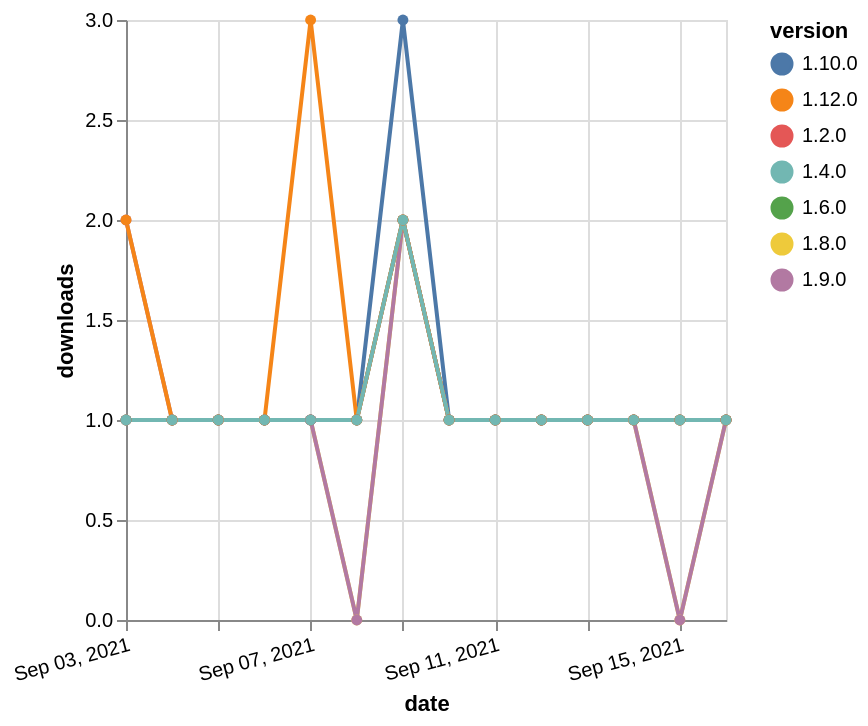

Express this chart as Vega-Lite.
### Vega-Lite specification from a JSON file in a GitHub repository (floating-point values rounded to 4 significant figures)
{"$schema": "https://vega.github.io/schema/vega-lite/v5.json", "description": "A simple bar chart with embedded data.", "data": {"values": [{"date": "2021-09-03", "total": 177, "delta": 1, "version": "1.6.0"}, {"date": "2021-09-04", "total": 178, "delta": 1, "version": "1.6.0"}, {"date": "2021-09-05", "total": 179, "delta": 1, "version": "1.6.0"}, {"date": "2021-09-06", "total": 180, "delta": 1, "version": "1.6.0"}, {"date": "2021-09-07", "total": 181, "delta": 1, "version": "1.6.0"}, {"date": "2021-09-08", "total": 182, "delta": 1, "version": "1.6.0"}, {"date": "2021-09-09", "total": 184, "delta": 2, "version": "1.6.0"}, {"date": "2021-09-10", "total": 185, "delta": 1, "version": "1.6.0"}, {"date": "2021-09-11", "total": 186, "delta": 1, "version": "1.6.0"}, {"date": "2021-09-12", "total": 187, "delta": 1, "version": "1.6.0"}, {"date": "2021-09-13", "total": 188, "delta": 1, "version": "1.6.0"}, {"date": "2021-09-14", "total": 189, "delta": 1, "version": "1.6.0"}, {"date": "2021-09-15", "total": 190, "delta": 1, "version": "1.6.0"}, {"date": "2021-09-16", "total": 191, "delta": 1, "version": "1.6.0"}, {"date": "2021-09-03", "total": 143, "delta": 1, "version": "1.8.0"}, {"date": "2021-09-04", "total": 144, "delta": 1, "version": "1.8.0"}, {"date": "2021-09-05", "total": 145, "delta": 1, "version": "1.8.0"}, {"date": "2021-09-06", "total": 146, "delta": 1, "version": "1.8.0"}, {"date": "2021-09-07", "total": 147, "delta": 1, "version": "1.8.0"}, {"date": "2021-09-08", "total": 147, "delta": 0, "version": "1.8.0"}, {"date": "2021-09-09", "total": 149, "delta": 2, "version": "1.8.0"}, {"date": "2021-09-10", "total": 150, "delta": 1, "version": "1.8.0"}, {"date": "2021-09-11", "total": 151, "delta": 1, "version": "1.8.0"}, {"date": "2021-09-12", "total": 152, "delta": 1, "version": "1.8.0"}, {"date": "2021-09-13", "total": 153, "delta": 1, "version": "1.8.0"}, {"date": "2021-09-14", "total": 154, "delta": 1, "version": "1.8.0"}, {"date": "2021-09-15", "total": 154, "delta": 0, "version": "1.8.0"}, {"date": "2021-09-16", "total": 155, "delta": 1, "version": "1.8.0"}, {"date": "2021-09-03", "total": 140, "delta": 2, "version": "1.9.0"}, {"date": "2021-09-04", "total": 141, "delta": 1, "version": "1.9.0"}, {"date": "2021-09-05", "total": 142, "delta": 1, "version": "1.9.0"}, {"date": "2021-09-06", "total": 143, "delta": 1, "version": "1.9.0"}, {"date": "2021-09-07", "total": 144, "delta": 1, "version": "1.9.0"}, {"date": "2021-09-08", "total": 144, "delta": 0, "version": "1.9.0"}, {"date": "2021-09-09", "total": 146, "delta": 2, "version": "1.9.0"}, {"date": "2021-09-10", "total": 147, "delta": 1, "version": "1.9.0"}, {"date": "2021-09-11", "total": 148, "delta": 1, "version": "1.9.0"}, {"date": "2021-09-12", "total": 149, "delta": 1, "version": "1.9.0"}, {"date": "2021-09-13", "total": 150, "delta": 1, "version": "1.9.0"}, {"date": "2021-09-14", "total": 151, "delta": 1, "version": "1.9.0"}, {"date": "2021-09-15", "total": 151, "delta": 0, "version": "1.9.0"}, {"date": "2021-09-16", "total": 152, "delta": 1, "version": "1.9.0"}, {"date": "2021-09-03", "total": 171, "delta": 1, "version": "1.10.0"}, {"date": "2021-09-04", "total": 172, "delta": 1, "version": "1.10.0"}, {"date": "2021-09-05", "total": 173, "delta": 1, "version": "1.10.0"}, {"date": "2021-09-06", "total": 174, "delta": 1, "version": "1.10.0"}, {"date": "2021-09-07", "total": 175, "delta": 1, "version": "1.10.0"}, {"date": "2021-09-08", "total": 176, "delta": 1, "version": "1.10.0"}, {"date": "2021-09-09", "total": 179, "delta": 3, "version": "1.10.0"}, {"date": "2021-09-10", "total": 180, "delta": 1, "version": "1.10.0"}, {"date": "2021-09-11", "total": 181, "delta": 1, "version": "1.10.0"}, {"date": "2021-09-12", "total": 182, "delta": 1, "version": "1.10.0"}, {"date": "2021-09-13", "total": 183, "delta": 1, "version": "1.10.0"}, {"date": "2021-09-14", "total": 184, "delta": 1, "version": "1.10.0"}, {"date": "2021-09-15", "total": 185, "delta": 1, "version": "1.10.0"}, {"date": "2021-09-16", "total": 186, "delta": 1, "version": "1.10.0"}, {"date": "2021-09-03", "total": 337, "delta": 1, "version": "1.2.0"}, {"date": "2021-09-04", "total": 338, "delta": 1, "version": "1.2.0"}, {"date": "2021-09-05", "total": 339, "delta": 1, "version": "1.2.0"}, {"date": "2021-09-06", "total": 340, "delta": 1, "version": "1.2.0"}, {"date": "2021-09-07", "total": 341, "delta": 1, "version": "1.2.0"}, {"date": "2021-09-08", "total": 342, "delta": 1, "version": "1.2.0"}, {"date": "2021-09-09", "total": 344, "delta": 2, "version": "1.2.0"}, {"date": "2021-09-10", "total": 345, "delta": 1, "version": "1.2.0"}, {"date": "2021-09-11", "total": 346, "delta": 1, "version": "1.2.0"}, {"date": "2021-09-12", "total": 347, "delta": 1, "version": "1.2.0"}, {"date": "2021-09-13", "total": 348, "delta": 1, "version": "1.2.0"}, {"date": "2021-09-14", "total": 349, "delta": 1, "version": "1.2.0"}, {"date": "2021-09-15", "total": 350, "delta": 1, "version": "1.2.0"}, {"date": "2021-09-16", "total": 351, "delta": 1, "version": "1.2.0"}, {"date": "2021-09-03", "total": 115, "delta": 2, "version": "1.12.0"}, {"date": "2021-09-04", "total": 116, "delta": 1, "version": "1.12.0"}, {"date": "2021-09-05", "total": 117, "delta": 1, "version": "1.12.0"}, {"date": "2021-09-06", "total": 118, "delta": 1, "version": "1.12.0"}, {"date": "2021-09-07", "total": 121, "delta": 3, "version": "1.12.0"}, {"date": "2021-09-08", "total": 122, "delta": 1, "version": "1.12.0"}, {"date": "2021-09-09", "total": 124, "delta": 2, "version": "1.12.0"}, {"date": "2021-09-10", "total": 125, "delta": 1, "version": "1.12.0"}, {"date": "2021-09-11", "total": 126, "delta": 1, "version": "1.12.0"}, {"date": "2021-09-12", "total": 127, "delta": 1, "version": "1.12.0"}, {"date": "2021-09-13", "total": 128, "delta": 1, "version": "1.12.0"}, {"date": "2021-09-14", "total": 129, "delta": 1, "version": "1.12.0"}, {"date": "2021-09-15", "total": 130, "delta": 1, "version": "1.12.0"}, {"date": "2021-09-16", "total": 131, "delta": 1, "version": "1.12.0"}, {"date": "2021-09-03", "total": 181, "delta": 1, "version": "1.4.0"}, {"date": "2021-09-04", "total": 182, "delta": 1, "version": "1.4.0"}, {"date": "2021-09-05", "total": 183, "delta": 1, "version": "1.4.0"}, {"date": "2021-09-06", "total": 184, "delta": 1, "version": "1.4.0"}, {"date": "2021-09-07", "total": 185, "delta": 1, "version": "1.4.0"}, {"date": "2021-09-08", "total": 186, "delta": 1, "version": "1.4.0"}, {"date": "2021-09-09", "total": 188, "delta": 2, "version": "1.4.0"}, {"date": "2021-09-10", "total": 189, "delta": 1, "version": "1.4.0"}, {"date": "2021-09-11", "total": 190, "delta": 1, "version": "1.4.0"}, {"date": "2021-09-12", "total": 191, "delta": 1, "version": "1.4.0"}, {"date": "2021-09-13", "total": 192, "delta": 1, "version": "1.4.0"}, {"date": "2021-09-14", "total": 193, "delta": 1, "version": "1.4.0"}, {"date": "2021-09-15", "total": 194, "delta": 1, "version": "1.4.0"}, {"date": "2021-09-16", "total": 195, "delta": 1, "version": "1.4.0"}]}, "width": "container", "mark": {"type": "line", "point": {"filled": true}}, "encoding": {"x": {"field": "date", "type": "temporal", "timeUnit": "yearmonthdate", "title": "date", "axis": {"labelAngle": -15}}, "y": {"field": "delta", "type": "quantitative", "title": "downloads"}, "color": {"field": "version", "type": "nominal"}, "tooltip": {"field": "delta"}}}
